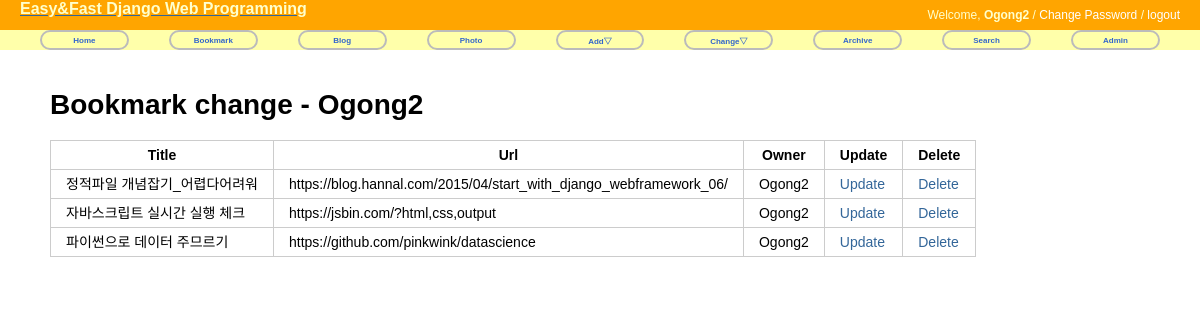
Page /bookmark/change/ (signed in) on the earlier database version.
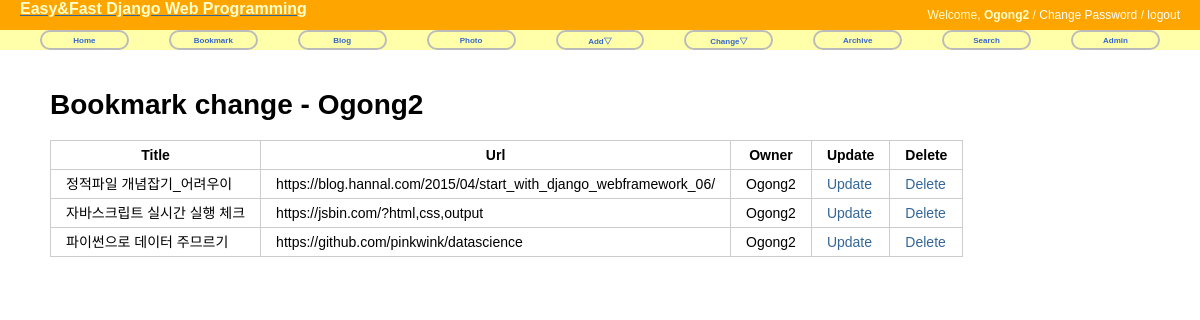
Same page on the later database version.
### bookmark/models.py (models this page shows, shortened)
@python_2_unicode_compatible #함수를 인자로 갖는 또다른 함수(혹은 클래스)
class Bookmark(models.Model): #데이터베이스를 지칭하는 클래스. 장고의 Model클래스를 상속받아 간단히 처리.
    title = models.CharField(max_length=100, blank=True, null=True)#title이라는 칼럼만들기
    url = models.URLField('url', unique=True) #컬럼의 별칭 'url'(Field.verbose_name).
    owner = models.ForeignKey(User, null=True, on_delete=models.CASCADE, blank=True)

### bookmark/views.py (the view)
# urls.py: path('change/', views.BookmarkChangeLV.as_view(), name='change'), #/bookmark/change/
class BookmarkChangeLV(LoginRequiredMixin, ListView): #리스트 보여주기 뷰
    template_name = 'bookmark/bookmark_change_list.html'
    def get_queryset(self):#현재 로그인된 사용자가 owner로 되어 있는 리스트만 뽑아내 리스트로 보여줌
        return Bookmark.objects.filter(owner=self.request.user)

### bookmark/templates/bookmark/bookmark_change_list.html (shortened to what this page needs)
{% extends 'base.html' %}
{% block content %}
<div id="content">
    <h1>Bookmark change - {{user}}</h1>
    <table class="change-list">
        <tr>
            <th>Title</th>
            <th>Url</th>
            <th>Owner</th>
            <th>Update</th>
            <th>Delete</th>
        </tr>
        {% for item in object_list %}
        <tr>
            <td>{{item.title}}</td>
            <td>{{item.url}}</td>
            <td>{{item.owner}}</td>
            <td><a href="{% url 'bookmark:update' item.id%}">Update</a></td>
            <td><a href="{% url 'bookmark:delete' item.id%}">Delete</a></td>
        </tr>
        {% endfor %}
    </table>
</div>
{% endblock %}

Differences in the rows shown:
changed Bookmark: title "정적파일 개념잡기_어렵다어려워" → "정적파일 개념잡기_어려우이"
